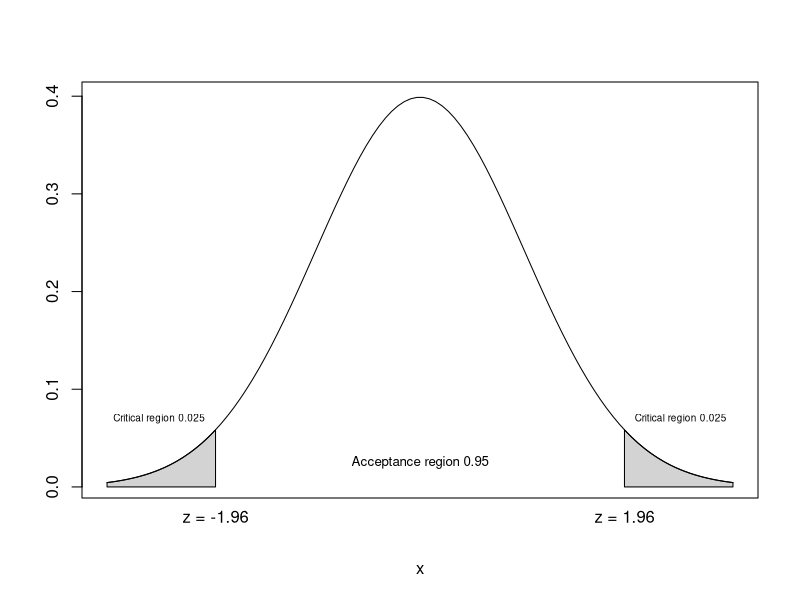

Recreate this plot in R.
## ---- chunk 1
normal_area <-function(mean = 0, sd = 1, lb, ub, acolor = "lightgray", ...) {
  x <- seq(mean - 3 * sd, mean + 3 * sd, length = 100)
  
  if (missing(lb)) {
    lb <- min(x)
  }
  
  if (missing(ub)) {
    ub <- max(x)
  }
  
  x2 <- seq(lb, ub, length = 100)
  plot(x, dnorm(x, mean, sd), type = "n", ylab = "", ...)
  
  y <- dnorm(x2, mean, sd)
  polygon(c(lb, x2, ub), c(0, y, 0), col = acolor)
  lines(x, dnorm(x, mean, sd), type = "l", ...)
}
## ---- chunk 2
inv_normal_area <-function(mean = 0, sd = 1, lb, ub, acolor = "lightgray", ...) {
  x <- seq(mean - 3 * sd, mean + 3 * sd, length = 100)
  
  if (missing(lb)) {
    lb <- min(x)
  }
  
  if (missing(ub)) {
    ub <- max(x)
  }
  
  x1 <- seq(min(x), lb, length = 100)
  y1 <- dnorm(x1, mean, sd)
  
  x2 <- seq(ub, max(x), length = 100)
  y2 <- dnorm(x2, mean, sd)
  
  plot(x, dnorm(x, mean, sd), type = "n", ylab = "", ...)
  
  polygon(c(min(x), x1, lb), c(0, y1, 0), col = acolor)
  polygon(c(ub, x2, max(x)), c(0, y2, 0), col = acolor)
  
  lines(x, dnorm(x, mean, sd), type = "l")
}
## ---- chunk 3
inv_normal_area(lb=-1.96, ub=1.96, xaxt='n')
text(-1.96, -0.03, "z = -1.96", xpd=NA)
text(1.96, -0.03, "z = 1.96", xpd=NA)
text(-2.5, 0.07, "Critical region 0.025", xpd=NA, cex=.6)
text(2.5, 0.07, "Critical region 0.025", xpd=NA, cex=.6)
text(0, 0.025, "Acceptance region 0.95", xpd=NA, cex=.8)
